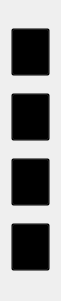
   <widget class="QWidget" name="verticalLayoutWidget">
    <property name="geometry">
     <rect>
      <x>30</x>
      <y>110</y>
      <width>43</width>
      <height>301</height>
     </rect>
    </property>
    <layout class="QVBoxLayout" name="verticalLayout">
     <property name="spacing">
      <number>0</number>
     </property>
     <item>
      <widget class="QToolButton" name="dash_bt">
       <property name="sizePolicy">
        <sizepolicy hsizetype="Fixed" vsizetype="Fixed">
         <horstretch>15</horstretch>
         <verstretch>15</verstretch>
        </sizepolicy>
       </property>
       <property name="styleSheet">
        <string notr="true">background: transparent;</string>
       </property>
       <property name="text">
        <string/>
       </property>
       <property name="icon">
        <iconset>
         <normaloff>../../../../../Downloads/dashboard.png</normaloff>../../../../../Downloads/dashboard.png</iconset>
       </property>
       <property name="iconSize">
        <size>
         <width>31</width>
         <height>41</height>
        </size>
       </property>
      </widget>
     </item>
     <item>
      <widget class="QToolButton" name="sys_bt">
       <property name="sizePolicy">
        <sizepolicy hsizetype="Fixed" vsizetype="Fixed">
         <horstretch>15</horstretch>
         <verstretch>15</verstretch>
        </sizepolicy>
       </property>
       <property name="styleSheet">
        <string notr="true">background: transparent;</string>
       </property>
       <property name="text">
        <string/>
       </property>
       <property name="icon">
        <iconset>
         <normaloff>../../../../../Downloads/system.png</normaloff>../../../../../Downloads/system.png</iconset>
       </property>
       <property name="iconSize">
        <size>
         <width>31</width>
         <height>41</height>
        </size>
       </property>
      </widget>
     </item>
     <item>
      <widget class="QToolButton" name="job_bt">
       <property name="sizePolicy">
        <sizepolicy hsizetype="Fixed" vsizetype="Fixed">
         <horstretch>15</horstretch>
         <verstretch>15</verstretch>
        </sizepolicy>
       </property>
       <property name="styleSheet">
        <string notr="true">background: transparent;</string>
       </property>
       <property name="text">
        <string/>
       </property>
       <property name="icon">
        <iconset>
         <normaloff>../../../../../Downloads/jobs.png</normaloff>../../../../../Downloads/jobs.png</iconset>
       </property>
       <property name="iconSize">
        <size>
         <width>31</width>
         <height>41</height>
        </size>
       </property>
      </widget>
     </item>
     <item>
      <widget class="QToolButton" name="earning_bt">
       <property name="sizePolicy">
        <sizepolicy hsizetype="Fixed" vsizetype="Fixed">
         <horstretch>15</horstretch>
         <verstretch>15</verstretch>
        </sizepolicy>
       </property>
       <property name="styleSheet">
        <string notr="true">background: transparent;</string>
       </property>
       <property name="text">
        <string/>
       </property>
       <property name="icon">
        <iconset>
         <normaloff>../../../../../Downloads/earnings.png</normaloff>../../../../../Downloads/earnings.png</iconset>
       </property>
       <property name="iconSize">
        <size>
         <width>31</width>
         <height>41</height>
        </size>
       </property>
      </widget>
     </item>
    </layout>
   </widget>
